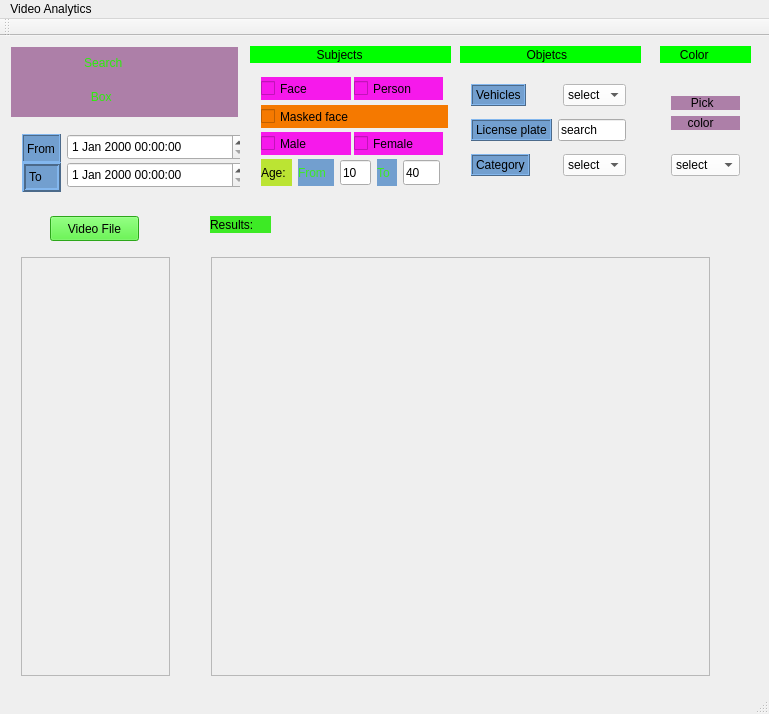
<?xml version="1.0" encoding="UTF-8"?>
<ui version="4.0">
 <class>MainWindow</class>
 <widget class="QMainWindow" name="MainWindow">
  <property name="geometry">
   <rect>
    <x>0</x>
    <y>0</y>
    <width>769</width>
    <height>714</height>
   </rect>
  </property>
  <property name="windowTitle">
   <string>MainWindow</string>
  </property>
  <widget class="QWidget" name="centralWidget">
   <widget class="QWidget" name="verticalLayoutWidget">
    <property name="geometry">
     <rect>
      <x>10</x>
      <y>210</y>
      <width>171</width>
      <height>441</height>
     </rect>
    </property>
    <layout class="QVBoxLayout" name="verticalLayout_20">
     <item>
      <widget class="QScrollArea" name="scrollArea_2">
       <property name="widgetResizable">
        <bool>true</bool>
       </property>
       <widget class="QWidget" name="scrollAreaWidgetContents_2">
        <property name="geometry">
         <rect>
          <x>0</x>
          <y>0</y>
          <width>167</width>
          <height>437</height>
         </rect>
        </property>
       </widget>
      </widget>
     </item>
    </layout>
   </widget>
   <widget class="QLabel" name="label_70">
    <property name="geometry">
     <rect>
      <x>210</x>
      <y>180</y>
      <width>61</width>
      <height>17</height>
     </rect>
    </property>
    <property name="minimumSize">
     <size>
      <width>60</width>
      <height>17</height>
     </size>
    </property>
    <property name="styleSheet">
     <string notr="true">background-color: rgb(61, 234, 37);</string>
    </property>
    <property name="text">
     <string>Results:</string>
    </property>
   </widget>
   <widget class="QWidget" name="horizontalLayoutWidget">
    <property name="geometry">
     <rect>
      <x>200</x>
      <y>210</y>
      <width>521</width>
      <height>441</height>
     </rect>
    </property>
    <layout class="QHBoxLayout" name="horizontalLayout_41">
     <item>
      <widget class="QScrollArea" name="scrollArea">
       <property name="frameShadow">
        <enum>QFrame::Plain</enum>
       </property>
       <property name="lineWidth">
        <number>0</number>
       </property>
       <property name="widgetResizable">
        <bool>true</bool>
       </property>
       <widget class="QWidget" name="scrollAreaWidgetContents">
        <property name="geometry">
         <rect>
          <x>0</x>
          <y>0</y>
          <width>517</width>
          <height>437</height>
         </rect>
        </property>
       </widget>
      </widget>
     </item>
    </layout>
   </widget>
   <widget class="QWidget" name="layoutWidget_3">
    <property name="geometry">
     <rect>
      <x>250</x>
      <y>30</y>
      <width>201</width>
      <height>131</height>
     </rect>
    </property>
    <layout class="QVBoxLayout" name="verticalLayout_15">
     <item>
      <layout class="QVBoxLayout" name="verticalLayout_27">
       <item>
        <layout class="QHBoxLayout" name="horizontalLayout_57">
         <item>
          <widget class="QCheckBox" name="face_check">
           <property name="minimumSize">
            <size>
             <width>90</width>
             <height>23</height>
            </size>
           </property>
           <property name="styleSheet">
            <string notr="true">background-color:rgb(246, 25, 235)</string>
           </property>
           <property name="text">
            <string>Face</string>
           </property>
          </widget>
         </item>
         <item>
          <widget class="QCheckBox" name="checkBox_40">
           <property name="minimumSize">
            <size>
             <width>89</width>
             <height>23</height>
            </size>
           </property>
           <property name="styleSheet">
            <string notr="true">background-color:rgb(246, 25, 235)</string>
           </property>
           <property name="text">
            <string>Person</string>
           </property>
          </widget>
         </item>
        </layout>
       </item>
       <item>
        <widget class="QCheckBox" name="checkBox_41">
         <property name="minimumSize">
          <size>
           <width>187</width>
           <height>23</height>
          </size>
         </property>
         <property name="styleSheet">
          <string notr="true">background-color:rgb(245, 121, 0)</string>
         </property>
         <property name="text">
          <string>Masked face</string>
         </property>
        </widget>
       </item>
       <item>
        <layout class="QHBoxLayout" name="horizontalLayout_58">
         <item>
          <widget class="QCheckBox" name="male_check">
           <property name="minimumSize">
            <size>
             <width>90</width>
             <height>23</height>
            </size>
           </property>
           <property name="styleSheet">
            <string notr="true">background-color:rgb(246, 25, 235)</string>
           </property>
           <property name="text">
            <string>Male</string>
           </property>
          </widget>
         </item>
         <item>
          <widget class="QCheckBox" name="checkBox_42">
           <property name="minimumSize">
            <size>
             <width>89</width>
             <height>23</height>
            </size>
           </property>
           <property name="styleSheet">
            <string notr="true">background-color:rgb(246, 25, 235)</string>
           </property>
           <property name="text">
            <string>Female</string>
           </property>
          </widget>
         </item>
        </layout>
       </item>
      </layout>
     </item>
     <item>
      <layout class="QHBoxLayout" name="horizontalLayout_59">
       <item>
        <widget class="QLabel" name="label_98">
         <property name="minimumSize">
          <size>
           <width>31</width>
           <height>27</height>
          </size>
         </property>
         <property name="styleSheet">
          <string notr="true">background-color:rgb(187, 228, 51)</string>
         </property>
         <property name="frameShape">
          <enum>QFrame::Box</enum>
         </property>
         <property name="frameShadow">
          <enum>QFrame::Raised</enum>
         </property>
         <property name="lineWidth">
          <number>0</number>
         </property>
         <property name="text">
          <string>Age:</string>
         </property>
        </widget>
       </item>
       <item>
        <spacer name="horizontalSpacer_41">
         <property name="orientation">
          <enum>Qt::Horizontal</enum>
         </property>
         <property name="sizeHint" stdset="0">
          <size>
           <width>18</width>
           <height>20</height>
          </size>
         </property>
        </spacer>
       </item>
       <item>
        <layout class="QHBoxLayout" name="horizontalLayout_60">
         <item>
          <widget class="QLabel" name="label_99">
           <property name="minimumSize">
            <size>
             <width>36</width>
             <height>25</height>
            </size>
           </property>
           <property name="styleSheet">
            <string notr="true">border-color: rgb(239, 41, 41);
background-color: rgb(114, 159, 207);
color: rgb(61, 234, 37);</string>
           </property>
           <property name="frameShape">
            <enum>QFrame::Box</enum>
           </property>
           <property name="frameShadow">
            <enum>QFrame::Raised</enum>
           </property>
           <property name="lineWidth">
            <number>0</number>
           </property>
           <property name="text">
            <string>From</string>
           </property>
          </widget>
         </item>
         <item>
          <spacer name="horizontalSpacer_42">
           <property name="orientation">
            <enum>Qt::Horizontal</enum>
           </property>
           <property name="sizeHint" stdset="0">
            <size>
             <width>13</width>
             <height>20</height>
            </size>
           </property>
          </spacer>
         </item>
         <item>
          <widget class="QLineEdit" name="lineEdit_24">
           <property name="minimumSize">
            <size>
             <width>27</width>
             <height>25</height>
            </size>
           </property>
           <property name="text">
            <string>10</string>
           </property>
          </widget>
         </item>
        </layout>
       </item>
       <item>
        <layout class="QHBoxLayout" name="horizontalLayout_61">
         <item>
          <widget class="QLabel" name="label_100">
           <property name="minimumSize">
            <size>
             <width>20</width>
             <height>25</height>
            </size>
           </property>
           <property name="styleSheet">
            <string notr="true">border-color: rgb(239, 41, 41);
background-color: rgb(114, 159, 207);
color: rgb(61, 234, 37);</string>
           </property>
           <property name="frameShape">
            <enum>QFrame::Box</enum>
           </property>
           <property name="frameShadow">
            <enum>QFrame::Raised</enum>
           </property>
           <property name="lineWidth">
            <number>0</number>
           </property>
           <property name="text">
            <string>To </string>
           </property>
          </widget>
         </item>
         <item>
          <spacer name="horizontalSpacer_43">
           <property name="orientation">
            <enum>Qt::Horizontal</enum>
           </property>
           <property name="sizeHint" stdset="0">
            <size>
             <width>18</width>
             <height>20</height>
            </size>
           </property>
          </spacer>
         </item>
         <item>
          <widget class="QLineEdit" name="lineEdit_25">
           <property name="minimumSize">
            <size>
             <width>27</width>
             <height>25</height>
            </size>
           </property>
           <property name="text">
            <string>40</string>
           </property>
          </widget>
         </item>
        </layout>
       </item>
      </layout>
     </item>
    </layout>
   </widget>
   <widget class="QLabel" name="label_111">
    <property name="geometry">
     <rect>
      <x>250</x>
      <y>10</y>
      <width>201</width>
      <height>17</height>
     </rect>
    </property>
    <property name="minimumSize">
     <size>
      <width>190</width>
      <height>17</height>
     </size>
    </property>
    <property name="styleSheet">
     <string notr="true">background-color: rgb(0, 255, 0);</string>
    </property>
    <property name="text">
     <string>                    Subjects</string>
    </property>
   </widget>
   <widget class="QLabel" name="label_112">
    <property name="enabled">
     <bool>true</bool>
    </property>
    <property name="geometry">
     <rect>
      <x>460</x>
      <y>10</y>
      <width>181</width>
      <height>17</height>
     </rect>
    </property>
    <property name="minimumSize">
     <size>
      <width>160</width>
      <height>17</height>
     </size>
    </property>
    <property name="styleSheet">
     <string notr="true">background-color:rgb(0, 255, 0)</string>
    </property>
    <property name="text">
     <string>                    Objetcs</string>
    </property>
   </widget>
   <widget class="QWidget" name="layoutWidget_2">
    <property name="geometry">
     <rect>
      <x>460</x>
      <y>30</y>
      <width>177</width>
      <height>131</height>
     </rect>
    </property>
    <layout class="QVBoxLayout" name="verticalLayout_14">
     <item>
      <layout class="QHBoxLayout" name="horizontalLayout_51">
       <item>
        <widget class="QLabel" name="label_85">
         <property name="styleSheet">
          <string notr="true">background-color:rgb(114, 159, 207)</string>
         </property>
         <property name="frameShape">
          <enum>QFrame::Box</enum>
         </property>
         <property name="frameShadow">
          <enum>QFrame::Raised</enum>
         </property>
         <property name="lineWidth">
          <number>1</number>
         </property>
         <property name="text">
          <string>Vehicles</string>
         </property>
        </widget>
       </item>
       <item>
        <spacer name="horizontalSpacer_35">
         <property name="orientation">
          <enum>Qt::Horizontal</enum>
         </property>
         <property name="sizeHint" stdset="0">
          <size>
           <width>48</width>
           <height>20</height>
          </size>
         </property>
        </spacer>
       </item>
       <item>
        <widget class="QComboBox" name="vehicles_combobox">
         <property name="autoFillBackground">
          <bool>false</bool>
         </property>
         <property name="styleSheet">
          <string notr="true">background-color: rgb(255, 255, 255);</string>
         </property>
         <item>
          <property name="text">
           <string>select</string>
          </property>
         </item>
        </widget>
       </item>
      </layout>
     </item>
     <item>
      <layout class="QHBoxLayout" name="horizontalLayout_52">
       <item>
        <widget class="QLabel" name="label_86">
         <property name="styleSheet">
          <string notr="true">background-color:rgb(114, 159, 207)</string>
         </property>
         <property name="frameShape">
          <enum>QFrame::Box</enum>
         </property>
         <property name="frameShadow">
          <enum>QFrame::Raised</enum>
         </property>
         <property name="lineWidth">
          <number>1</number>
         </property>
         <property name="text">
          <string>License plate</string>
         </property>
        </widget>
       </item>
       <item>
        <spacer name="horizontalSpacer_36">
         <property name="orientation">
          <enum>Qt::Horizontal</enum>
         </property>
         <property name="sizeHint" stdset="0">
          <size>
           <width>38</width>
           <height>20</height>
          </size>
         </property>
        </spacer>
       </item>
       <item>
        <widget class="QLineEdit" name="lineEdit_22">
         <property name="styleSheet">
          <string notr="true">border-color: rgb(204, 0, 0);</string>
         </property>
         <property name="text">
          <string>search</string>
         </property>
         <property name="placeholderText">
          <string>Search</string>
         </property>
        </widget>
       </item>
      </layout>
     </item>
     <item>
      <layout class="QHBoxLayout" name="horizontalLayout_53">
       <item>
        <widget class="QLabel" name="label_87">
         <property name="styleSheet">
          <string notr="true">background-color:rgb(114, 159, 207)</string>
         </property>
         <property name="frameShape">
          <enum>QFrame::Box</enum>
         </property>
         <property name="frameShadow">
          <enum>QFrame::Raised</enum>
         </property>
         <property name="text">
          <string>Category</string>
         </property>
        </widget>
       </item>
       <item>
        <spacer name="horizontalSpacer_37">
         <property name="orientation">
          <enum>Qt::Horizontal</enum>
         </property>
         <property name="sizeHint" stdset="0">
          <size>
           <width>40</width>
           <height>20</height>
          </size>
         </property>
        </spacer>
       </item>
       <item>
        <widget class="QComboBox" name="category_combobox">
         <property name="styleSheet">
          <string notr="true">background-color: rgb(255, 255, 255);</string>
         </property>
         <item>
          <property name="text">
           <string>select</string>
          </property>
         </item>
        </widget>
       </item>
      </layout>
     </item>
    </layout>
   </widget>
   <widget class="QLabel" name="label_113">
    <property name="geometry">
     <rect>
      <x>660</x>
      <y>10</y>
      <width>91</width>
      <height>17</height>
     </rect>
    </property>
    <property name="minimumSize">
     <size>
      <width>85</width>
      <height>17</height>
     </size>
    </property>
    <property name="styleSheet">
     <string notr="true">background-color:rgb(0, 255, 0)</string>
    </property>
    <property name="text">
     <string>      Color</string>
    </property>
   </widget>
   <widget class="QWidget" name="layoutWidget_4">
    <property name="geometry">
     <rect>
      <x>660</x>
      <y>30</y>
      <width>91</width>
      <height>121</height>
     </rect>
    </property>
    <layout class="QVBoxLayout" name="verticalLayout_17">
     <item>
      <spacer name="verticalSpacer_15">
       <property name="orientation">
        <enum>Qt::Vertical</enum>
       </property>
       <property name="sizeHint" stdset="0">
        <size>
         <width>13</width>
         <height>17</height>
        </size>
       </property>
      </spacer>
     </item>
     <item>
      <layout class="QVBoxLayout" name="verticalLayout_29">
       <item>
        <widget class="QLabel" name="label_104">
         <property name="styleSheet">
          <string notr="true">background-color:rgb(173, 127, 168)</string>
         </property>
         <property name="text">
          <string>      Pick</string>
         </property>
        </widget>
       </item>
       <item>
        <widget class="QLabel" name="label_105">
         <property name="styleSheet">
          <string notr="true">background-color:rgb(173, 127, 168)</string>
         </property>
         <property name="text">
          <string>     color</string>
         </property>
        </widget>
       </item>
      </layout>
     </item>
     <item>
      <spacer name="verticalSpacer_16">
       <property name="orientation">
        <enum>Qt::Vertical</enum>
       </property>
       <property name="sizeHint" stdset="0">
        <size>
         <width>18</width>
         <height>17</height>
        </size>
       </property>
      </spacer>
     </item>
     <item>
      <widget class="QComboBox" name="pick_color_combobox">
       <property name="styleSheet">
        <string notr="true">background-color: rgb(255, 255, 255);</string>
       </property>
       <item>
        <property name="text">
         <string>select</string>
        </property>
       </item>
      </widget>
     </item>
    </layout>
   </widget>
   <widget class="QLabel" name="label_72">
    <property name="geometry">
     <rect>
      <x>11</x>
      <y>40</y>
      <width>227</width>
      <height>41</height>
     </rect>
    </property>
    <property name="minimumSize">
     <size>
      <width>227</width>
      <height>32</height>
     </size>
    </property>
    <property name="styleSheet">
     <string notr="true">color: rgb(44, 238, 11);
background-color: rgb(173, 127, 168);</string>
    </property>
    <property name="text">
     <string>                        Box</string>
    </property>
   </widget>
   <widget class="QLabel" name="label_71">
    <property name="geometry">
     <rect>
      <x>11</x>
      <y>11</y>
      <width>227</width>
      <height>32</height>
     </rect>
    </property>
    <property name="minimumSize">
     <size>
      <width>227</width>
      <height>32</height>
     </size>
    </property>
    <property name="styleSheet">
     <string notr="true">color: rgb(44, 238, 11);
background-color: rgb(173, 127, 168);</string>
    </property>
    <property name="text">
     <string>                      Search</string>
    </property>
   </widget>
   <widget class="QWidget" name="layoutWidget">
    <property name="geometry">
     <rect>
      <x>11</x>
      <y>87</y>
      <width>229</width>
      <height>71</height>
     </rect>
    </property>
    <layout class="QVBoxLayout" name="verticalLayout">
     <item>
      <layout class="QHBoxLayout" name="horizontalLayout_42">
       <item>
        <widget class="QLabel" name="label_73">
         <property name="minimumSize">
          <size>
           <width>39</width>
           <height>29</height>
          </size>
         </property>
         <property name="styleSheet">
          <string notr="true">background-color:rgb(114, 159, 207);
font: 11pt &quot;Ubuntu&quot;;
border-color: rgb(246, 25, 235);</string>
         </property>
         <property name="frameShape">
          <enum>QFrame::Box</enum>
         </property>
         <property name="frameShadow">
          <enum>QFrame::Raised</enum>
         </property>
         <property name="lineWidth">
          <number>1</number>
         </property>
         <property name="text">
          <string>From</string>
         </property>
         <property name="textFormat">
          <enum>Qt::AutoText</enum>
         </property>
        </widget>
       </item>
       <item>
        <widget class="QDateTimeEdit" name="dateTimeEdit_12">
         <property name="minimumSize">
          <size>
           <width>180</width>
           <height>26</height>
          </size>
         </property>
         <property name="styleSheet">
          <string notr="true">border-color: rgb(204, 0, 0);</string>
         </property>
        </widget>
       </item>
      </layout>
     </item>
     <item>
      <layout class="QHBoxLayout" name="horizontalLayout_43">
       <item>
        <widget class="QLabel" name="label_74">
         <property name="minimumSize">
          <size>
           <width>39</width>
           <height>30</height>
          </size>
         </property>
         <property name="styleSheet">
          <string notr="true">background-color:rgb(114, 159, 207)</string>
         </property>
         <property name="frameShape">
          <enum>QFrame::Box</enum>
         </property>
         <property name="frameShadow">
          <enum>QFrame::Raised</enum>
         </property>
         <property name="lineWidth">
          <number>2</number>
         </property>
         <property name="text">
          <string>To     :</string>
         </property>
        </widget>
       </item>
       <item>
        <widget class="QDateTimeEdit" name="dateTimeEdit_13">
         <property name="minimumSize">
          <size>
           <width>180</width>
           <height>26</height>
          </size>
         </property>
         <property name="styleSheet">
          <string notr="true">border-color: rgb(204, 0, 0);</string>
         </property>
        </widget>
       </item>
      </layout>
     </item>
    </layout>
   </widget>
   <widget class="QPushButton" name="pushButton_select_video_file">
    <property name="geometry">
     <rect>
      <x>50</x>
      <y>180</y>
      <width>89</width>
      <height>25</height>
     </rect>
    </property>
    <property name="styleSheet">
     <string notr="true">background-color: rgb(61, 234, 37);</string>
    </property>
    <property name="text">
     <string>Video File</string>
    </property>
   </widget>
  </widget>
  <widget class="QMenuBar" name="menuBar">
   <property name="geometry">
    <rect>
     <x>0</x>
     <y>0</y>
     <width>769</width>
     <height>22</height>
    </rect>
   </property>
   <widget class="QMenu" name="menuVideo_Analytics">
    <property name="title">
     <string>Video Analytics</string>
    </property>
   </widget>
   <addaction name="menuVideo_Analytics"/>
  </widget>
  <widget class="QToolBar" name="mainToolBar">
   <attribute name="toolBarArea">
    <enum>TopToolBarArea</enum>
   </attribute>
   <attribute name="toolBarBreak">
    <bool>false</bool>
   </attribute>
  </widget>
  <widget class="QStatusBar" name="statusBar"/>
 </widget>
 <layoutdefault spacing="6" margin="11"/>
 <resources/>
 <connections/>
</ui>
